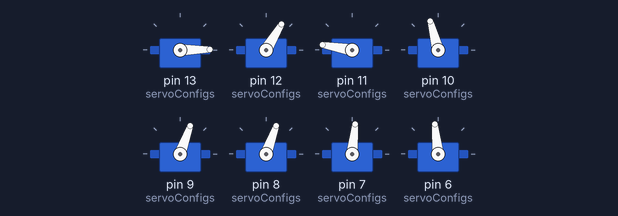
A sketch run on a simulated Arduino Uno, built with avr-gcc and run on an emulated ATmega328P. On the bench: 8 × servo.

Above: at 0.05 s.
At 0.5 s:
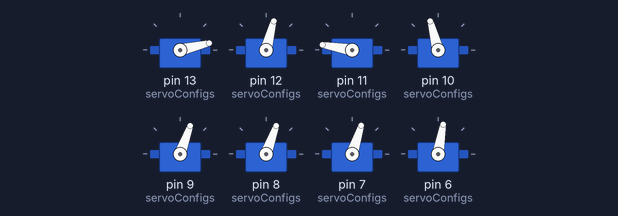
At 0.7 s:
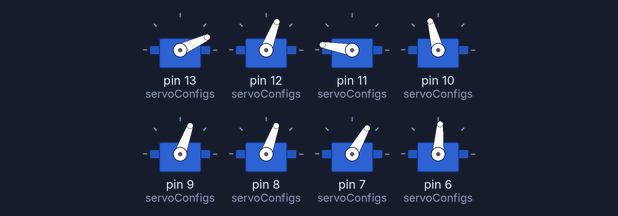
At 0.95 s:
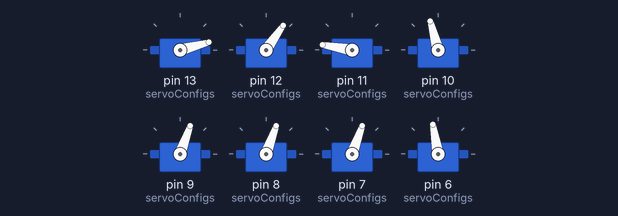
At 1.45 s:
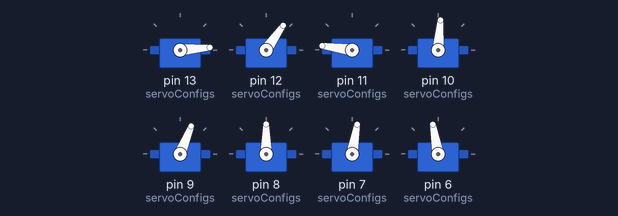
At 1.95 s:
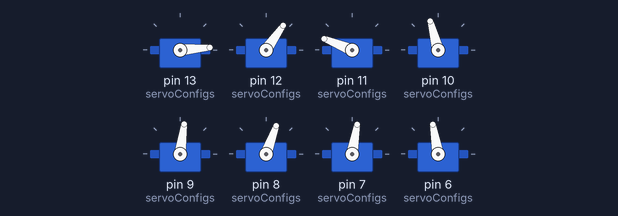
Timing chart, 0 to 4.8 s (numbered marks = the images above):
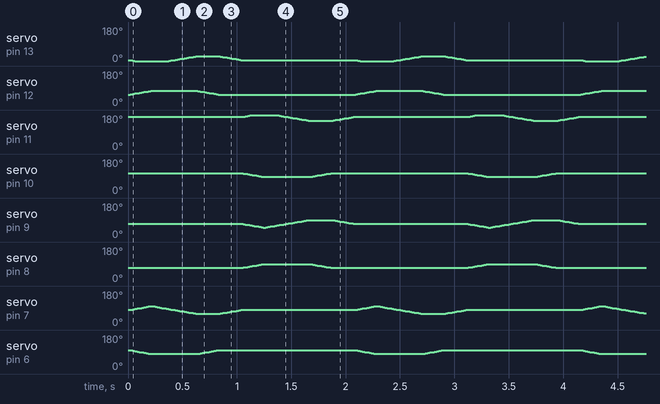

Measured:
- by itself, servo on pin 8 (servoConfigs): repeats every 2.1 s: 74° 0.02 s, 76° 0.02 s, 78° 0.02 s, 80° 0.02 s, 82° 0.02 s, 84° 0.02 s, 86° 0.02 s, 88° 0.02 s, 90° 0.43 s, 88° 0.02 s, 86° 0.02 s, 84° 0.02 s, 82° 0.02 s, 80° 0.02 s, 78° 0.02 s, 76° 0.02 s, 74° 0.02 s, 72° 0.02 s, 70° 1.3 s, 72° 0.02 s
- by itself, servo on pin 12 (servoConfigs): repeats every 2.1 s: 59° 0.02 s, 61° 0.02 s, 63° 0.02 s, 65° 0.02 s, 67° 0.02 s, 69° 0.02 s, 71° 0.02 s, 73° 0.02 s, 75° 0.43 s, 73° 0.02 s, 71° 0.02 s, 69° 0.02 s, 67° 0.02 s, 65° 0.02 s, 63° 0.02 s, 61° 0.02 s, 59° 0.02 s, 57° 0.02 s, 55° 1.3 s, 57° 0.02 s

The sketch:

RoboDog.ino
```cpp
#include <Servo.h>

enum ServoIndex {
  FRONT_LEFT_HIP = 0,
  FRONT_LEFT_KNEE = 1,
  FRONT_RIGHT_HIP = 2,
  FRONT_RIGHT_KNEE = 3,

  REAR_LEFT_HIP = 4,
  REAR_LEFT_KNEE = 5,
  REAR_RIGHT_HIP = 6,
  REAR_RIGHT_KNEE = 7
};

int servoConfigs[8][4] = {
  {13, 50, -1,  45},  // FRONT_LEFT_HIP
  {12, 5, 1,    50},    // FRONT_LEFT_KNEE
  {11, 120, 1,  50},  // FRONT_RIGHT_HIP
  {10, 150, -1, 45}, // FRONT_RIGHT_KNEE

  {9, 115, -1,  45}, // REAR_LEFT_HIP
  {8, 20, 1,    50},   // REAR_LEFT_KNEE
  {7, 35, 1,    45},   // REAR_RIGHT_HIP
  {6, 150, -1,  50}, // REAR_RIGHT_KNEE
};

const int STEPS = 10;
int walks[][STEPS] = {
  // FRONT_LEFT_HIP
  {0, -20, 0, 20, 20,    0, 0, 0, 0, 0},
  // FRONT_LEFT_KNEE
  {0, -20, -20, -20, 0,  0, 0, 0, 0, 0},
  // FRONT_RIGHT_HIP
  {0, 0, 0, 0, 0,    0, -20,  0,   20, 20},
  // FRONT_RIGHT_KNEE
  {0, 0, 0, 0, 0,    0, -20, -20, -20, 0},

  // REAR_LEFT_HIP
  {0, 0, 0, 0, 0,       0, -20, 0, 20, 20},
  // REAR_LEFT_KNEE
  {0, 0, 0, 0, 0,       0, -20, -20, -20, 0},
  // REAR_RIGHT_HIP
  {0, -20, 0, 20, 20,   0, 0, 0, 0, 0},
  // REAR_RIGHT_KNEE
  {0, -20, -20, -20, 0, 0, 0, 0, 0, 0},
};

Servo servos[8];

void setup() {
  for (int i = 0; i < 8; i++) {
    servos[i].attach(servoConfigs[i][0]);
  }
  for (int i = 0; i < 8; i++) {
    writeServoAdjust(i, 0);
  }
}

void writeServo(int servo, int degree) {
  servos[servo].write(servoConfigs[servo][1] + servoConfigs[servo][2] * degree);
}

void writeServoAdjust(int servo, int degree) {
  writeServo(servo, servoConfigs[servo][3] - degree);
}

int interval = 30;

void simpleMove() {
  for (int d = 0; d < 20; d++) {
    for (int i = 0; i < 8; i++) {
      writeServo(i, servoConfigs[i][3] - d);
    }
    delay(interval);
  }
  for (int d = 20; d > 0; d--) {
    for (int i = 0; i < 8; i++) {
      writeServo(i, servoConfigs[i][3] - d);
    }
    delay(interval);
  }
}

const int INTERVAL = 10;
void walk() {
  for (int i = 0; i < STEPS; i++) {
    for (int k = 0; k < INTERVAL; k++) {
      for (int si = 0; si < 8; si++) {
        int currentDegree = walks[si][i];
        int nextDegree;
        if (i + 1 == STEPS) {
          nextDegree = walks[si][0];
        } else {
          nextDegree = walks[si][i + 1];
        }
        int degree = currentDegree + (nextDegree - currentDegree) * k / INTERVAL;
        writeServoAdjust(si, degree);
      }
      delay(20);
    }
  }
}

void calibrate() {
  for (int i = 0; i < 8; i++) {
    writeServoAdjust(i, 0);
  }
  delay(20);
}

void loop() {
  //calibrate();
  //simpleMove();
  walk();
  return;
}
```
